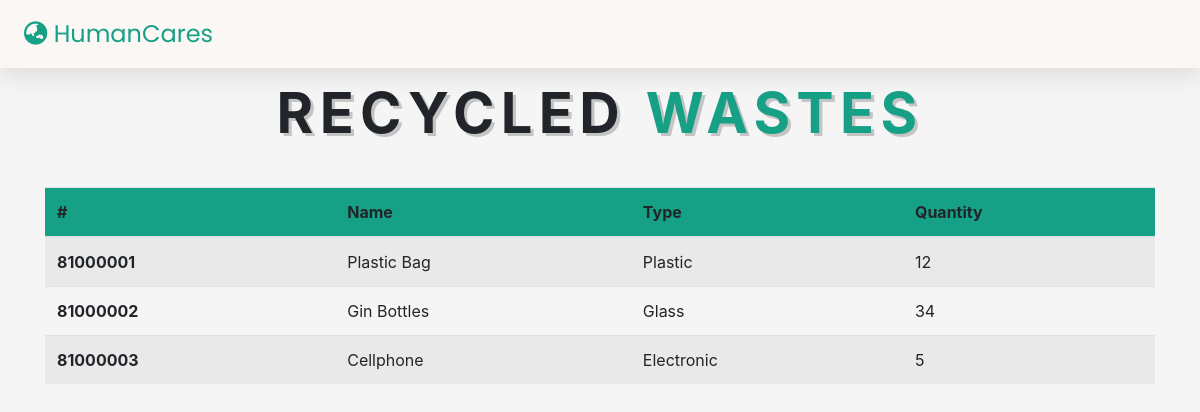
The page /recyclingwastesadmin.php on the database its author committed.
### tables this page shows
CREATE TABLE `recycling_wastes` (
  `Id` int(8) NOT NULL,
  `user_id` bigint(20) NOT NULL,
  `Name` varchar(50) NOT NULL,
  `Type` varchar(50) NOT NULL,
  `Quantity` int(30) NOT NULL,
  `GivenDate` timestamp NOT NULL DEFAULT current_timestamp() ON UPDATE current_timestamp()
);

### recyclingwastesadmin.php (the view, shortened to what this page needs)
<?php
include 'connection.php';
?>
<!doctype html>
<html lang="en">
<head>
    <link rel="stylesheet" href="https://cdn.jsdelivr.net/npm/bootstrap@4.0.0/dist/css/bootstrap.min.css">
    <link rel="stylesheet" href="https://cdnjs.cloudflare.com/ajax/libs/font-awesome/5.15.4/css/all.min.css">
    <link rel="stylesheet" href="css/stylerwa.css">
</head>
<body>
    <header class="header">
        <a href="adminhome.php" class="logo"><i class="fas fa-globe-asia"></i> humanCares</a>
    </header>
    <h1 class="heading"> Recycled <span style="color:#16a085">Wastes</span></h1>
    <div class="container">
        <table class="table table-striped">
            <thead class="toptable">
                <tr>
                    <th scope="col">#</th>
                    <th scope="col">Name</th>
                    <th scope="col">Type</th>
                    <th scope="col">Quantity</th>
                </tr>
            </thead>
            <tbody>
                <?php
                $sql = "Select * from `recycling_wastes`";
                $result = mysqli_query($con, $sql);
                if ($result) {
                    while ($row = mysqli_fetch_assoc($result)) {
                        $id = $row['Id'];
                        $name = $row['Name'];
                        $type = $row['Type'];
                        $quantity = $row['Quantity'];
                        echo '<tr>
                        <th scope="row"> ' . $id . '</th>
                        <td>' . $name . '</td>
                        <td>' . $type . '</td>
                        <td>' . $quantity . '</td>
                    </tr>';
                    }
                }
                ?>
        </table>
    </div>
</body>
</html>

### css/stylerwa.css (style rules this page uses)
:root { --green: #16a085; --black: #444; --light-color: #777; --box-shadow: .2rem .2rem 0 rgba(22, 160, 133, .2); --text-shadow: .2rem .2rem 0 rgba(0, 0, 0, .2); --border: .2rem solid var(--green); }
body { background: #f5f5f5; scroll-behavior: smooth; display: flex; height: 100vh; flex-direction: column; }
.header { padding: 1rem 2%; position: fixed; top: 0; left: 0; right: 0; z-index: 1000; box-shadow: 0 .5rem 1.5rem rgba(0, 0, 0, .1); display: flex; align-items: center; justify-content: space-between; background: #fff; }
.header .logo { font-size: 1.5rem; color: var(--balck); }
.header .logo i { color: var(--green); }
.header a { text-transform: capitalize; text-decoration: none; font-family: 'Poppins', sans-serif; }
.toptable { background-color: var(--green); }
.container { margin-top: 2rem; }
.heading { padding-top: 5rem; text-align: center; text-shadow: var(--text-shadow); text-transform: uppercase; color: var(--balck); font-size: 3.5rem; letter-spacing: .4rem; font-weight: bold; }

### recyclingwastesadmin.php (style rules this page uses)
.header { background-color: #fbf7f5; }

### rows shown on the page
recycling_wastes: Id "81000001", Name "Plastic Bag", Type "Plastic", Quantity "12"
recycling_wastes: Id "81000002", Name "Gin Bottles", Type "Glass", Quantity "34"
recycling_wastes: Id "81000003", Name "Cellphone", Type "Electronic", Quantity "5"
